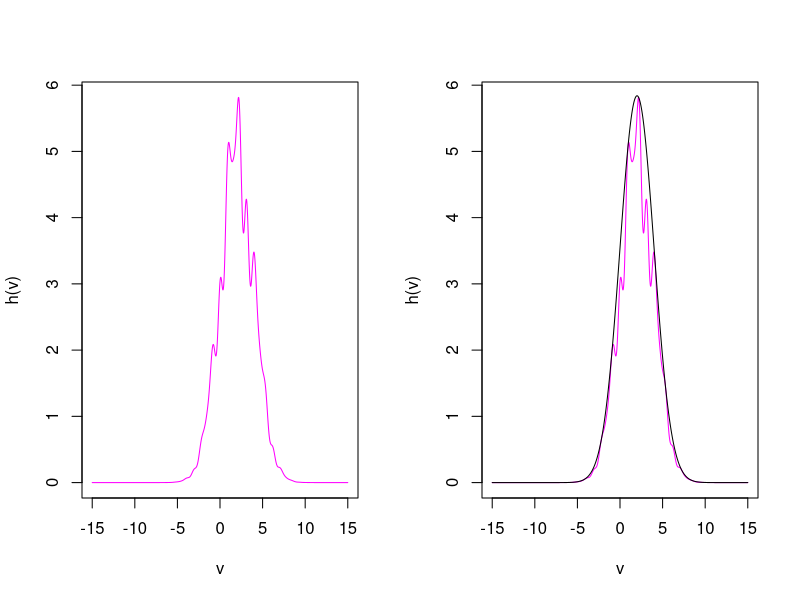
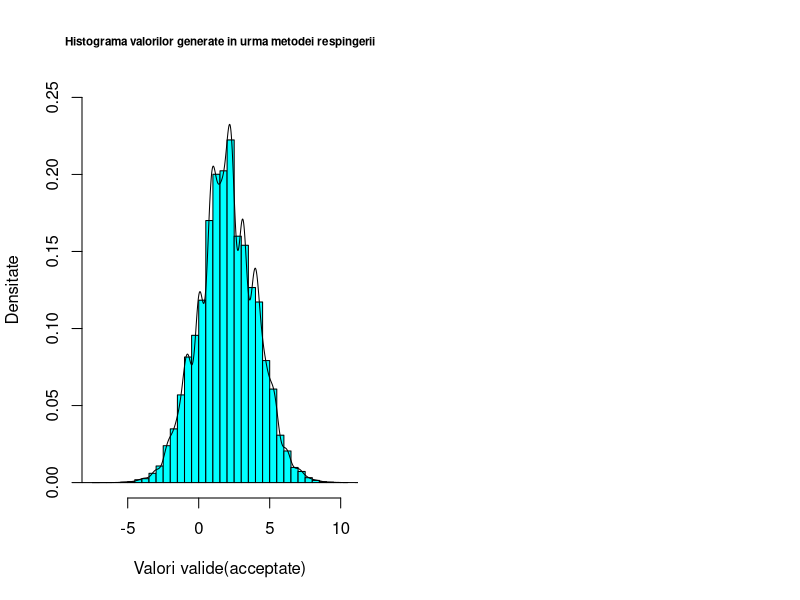

Reproduce these figures in R, in order.
# a

# stim ca functia f este proportonala cu h(asadar, f=c*h)
# definim functia h
h <- function(x) {
  return(exp(-(x - 2)^2 / 8) * ((sin(2 * x))^2 - 2 * (cos(x))^2 * (sin(3 * x))^2 + 5))
}
par(mfrow = c(1, 2))
v <- seq(-15, 15, 0.01) # discretizam intervalul -15,15 pentru a plota
plot(v, h(v), type = "l", col = "magenta") # trasam graficul functiei h

# ne uitam la densitatea normalei de medie 2 si dispersie 4 notata cu g
# g=(exp(-(x-2)^2/8))/(2*sqrt(2*pi))

# definesc raportul h/g(i.e functia f)
f <- function(x) {
  return (2 * sqrt(2 * pi) * ((sin(2 * x))^2 - 2 * (cos(x))^2 * (sin(3 * x))^2 + 5))
}

# aflu valoarea maxima a acestui raport
M <- optimise(f, c(0, 2), maximum = TRUE)


v <- seq(-15, 15, 0.01) # discretizam intervalul -15,15 pentru a plota
plot(v, h(v), type = "l", col = "magenta") # trasam graficul functiei h
lines(v, dnorm(v, 2, 2) * M[[2]], col = "black")


# b

# generam 100000 observatii cu metoda respingerii
n <- 100000 # numar observatii
val_obtinuta <- c() # definim un vector gol in care stocam valorile gasite
k <- 0 # numar observatii valide
for (i in 1:n) {
  u <- runif(1) # generam o observatie din uniforma
  x <- rnorm(1, 2, 2) # generam o observatie din normala de medie 2 si dispersie 4
  if (u <= h(x) / (M[[2]] * dnorm(x, 2, 2))) # conditia din algoritmul metodei respingerii
  {
    k <- k + 1 # contorizam numarul observatiilor valide pentru a calcula constanta c
    val_obtinuta[k] <- x # punem in vector valoarea x
  }
}

# numarul de iteratii necesar pentru a obtine o valoare din X prin metoda respingerii
# este o v.a repartizata geometric cu media c

p <- k / n # calculam probabilitatea de succes(rata de acceptare)

media <- 1 / (M[[2]] * p) # valoarea constantei calculata ca media unei v.a distribuita geometric

# trasam histograma valorilor generate cu metoda respingerii
hist(val_obtinuta,
  breaks = 50, freq = FALSE, col = "cyan", ylim = c(0, 0.25), xlab = "Valori valide(acceptate)", ylab = "Densitate",
  main = "Histograma valorilor generate in urma metodei respingerii", cex.main = 0.7
)

# peste histograma punem reprezentarea grafica a functiei normalizata
lines(v, media * h(v), col = "black", type = "l")